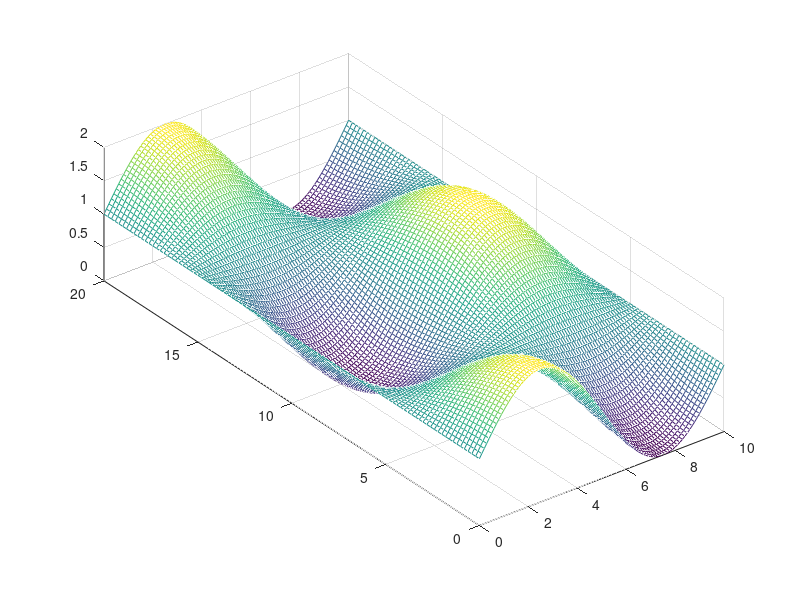

Here is the MATLAB script that generated this plot: (Note: this script raises an error after producing the figure.)
clc
clear
close all

printfigure = 0;

Length_x = 10;  
Length_y = 20;  
Time = 20;
step_length_x = 0.1;
step_length_y = 0.2;
step_time = 0.4;
x = 0 : step_length_x : Length_x;
y = 0 : step_length_y : Length_y;
t = 0 : step_time : Time;
N_length_x = length(x);
N_length_y = length(y);
N_time = length(t);

k = 0.1;  % Waermeleitfaehigkeit in cm^2/s

N = 10;  % Grad
lambda = 0 : pi / Length_x : N * pi / Length_x;
sigma = 0 : pi / Length_y : N * pi / Length_y;

f = zeros(N_time, N_length_x, N_length_y);  % Temperaturmatrix
for i = 1 : N_length_x
    for j = 1 : N_length_y
        f(1,i,j) = sin(x(i) / Length_x * 2 * pi) * cos(y(j) / Length_y * 2 * pi) + 1;
    end
end

[Y,X] = meshgrid(y,x);
mesh(X,Y,squeeze(f(1,:,:)));
pbaspect([1 Length_y/Length_x 0.5])
setmesh('Initial Condition','$x$','$y$','$T$','T_2D_inhomo_modal_inital_condition',0)

phi = zeros(N + 1, N_length_x);  % Eigenfunktionen
psi = zeros(N + 1, N_length_y);  % Eigenfunktionen
T = zeros(N + 1, N + 1, N_time);  % Gewichtung

phi(1,:) = sqrt(1 / Length_x);
for i = 2 : N + 1
    for n = 1 : N_length_x
        phi(i, n) = sqrt(2 / Length_x) * cos(lambda(i) * x(n));
    end
end
psi(1,:) = sqrt(1 / Length_y);
for i = 2 : N + 1
    for n = 1 : N_length_y
        psi(i, n) = sqrt(2 / Length_y) * cos(sigma(i) * y(n));
    end
end

figure
for i = 1 : N + 1
    plot(x,phi(i,:))
    hold on
end
txt = ['$N = ',num2str(N),'$'];
TEXT = text(8,0.4,txt,'FontSize',30);
set(TEXT,'Interpreter','latex')
setplt('Eigenfunctions $\varphi$','$x$','$value$','T_2D_inhomo_modal_Eigenfunctions_phi',0)

figure
for i = 1 : N + 1
    plot(y,psi(i,:))
    hold on
end
txt = ['$N = ',num2str(N),'$'];
TEXT = text(18,0.35,txt,'FontSize',30);
set(TEXT,'Interpreter','latex')
setplt('Eigenfunctions $\psi$','$y$','$value$','T_2D_inhomo_modal_Eigenfunctions_psi',0)

u = zeros(N_time, N_length_x, N_length_y);  % Anregung
U = zeros(N + 1, N + 1, N_time);

u(:,31,16) = 1 * sin(t - pi / 4);
u(:,51,51) = -2 * sin(t);
u(:,71,66) = 0.1 * t;
u(:,81,91) = 0.3 * t;

for m = 1 : N + 1
    for n = 1 : N + 1
        for i = 1 : N_time
            U(m,n,i) = u(i,31,16) * phi(m,31) * psi(n,16) +...
                       u(i,51,51) * phi(m,51) * psi(n,51) +...
                       u(i,71,66) * phi(m,66) * psi(n,66) + ...
                       u(i,81,91) * phi(m,81) * psi(n,91);
        end
    end
end

for i = 1 : N + 1
    for j = 1 : N + 1
        T(i, j, 1) = 0;
        for n = 1 : N_length_x
            for m = 1 : N_length_y
                T(i, j, 1) = T(i, j, 1) + f(1,n,m) * phi(i, n) * psi(j, m) * step_length_x * step_length_y;
            end
        end
    end
end

for i = 1 : N + 1
    for j = 1 : N + 1
        for n = 2 : N_time
            T(i, j, n) = (1 - step_time * k * (lambda(i)^2 + sigma(j)^2)) * T(i, j, 1) + step_time * U(i, j, n);
        end
    end
end

f = zeros(N_time, N_length_x, N_length_y);  % Temperaturmatrix
for n = 1 : N_time
    for i = 1 : N + 1
        for j = 1 : N + 1
            for x_direction = 1 : N_length_x
                for y_direction = 1 : N_length_y
                    f(n,x_direction,y_direction) = f(n,x_direction,y_direction) + T(i,j,n) * phi(i,x_direction) * psi(j,y_direction);
                end
            end
        end
    end
end

figure
for n = 1 : 1 : N_time
    mesh(X,Y,squeeze(f(n,:,:)))
    zlim([-0.5 2.5])
    pbaspect([1 Length_y/Length_x 0.5])
    setmesh('Temperature Distribution','$x$','$y$','$T$','T_2D_inhomo_modal_2',0)
    set(gcf,'outerposition',get(0,'screensize'));
    txt = ['$t = ',num2str(t(n)),'$'];
    TEXT = text(8,0,0.6,txt,'FontSize',30);
    set(TEXT,'Interpreter','latex')
    txt = ['$N = ',num2str(N),'$'];
    TEXT = text(8,0,1.5,txt,'FontSize',30);
    set(TEXT,'Interpreter','latex')
    drawnow
    frame=getframe(gcf);
    imind=frame2im(frame);
    [imind,cm] = rgb2ind(imind,256);
    if printfigure == 1
        if n==1
             imwrite(imind,cm,'T_2D_inhomo_modal_2.gif','gif', 'Loopcount',inf,'DelayTime',1e-6);
        else
             imwrite(imind,cm,'T_2D_inhomo_modal_2.gif','gif','WriteMode','append','DelayTime',1e-6);
        end
    end
end

figure
for n = 1 : 6
    a = round((N_time - 1) / 5 * (n - 1)) + 1;
    mesh(X,Y,squeeze(f(a,:,:)))
    zlim([-0.5 2.5])
    pbaspect([1 Length_y/Length_x 0.5])
    set(gcf,'outerposition',get(0,'screensize'));
    txt = ['$t = ',num2str(t(a)),'$'];
    TEXT = text(8,0,0.6,txt,'FontSize',30);
    set(TEXT,'Interpreter','latex')
    txt = ['$N = ',num2str(N),'$'];
    TEXT = text(8,0,1.5,txt,'FontSize',30);
    set(TEXT,'Interpreter','latex')
    drawnow
    name = ['T_2D_inhomo_modal_2_shot_',num2str(n)];
    setmesh('Temperature Distribution','$x$','$y$','$T$',name,printfigure)
end

